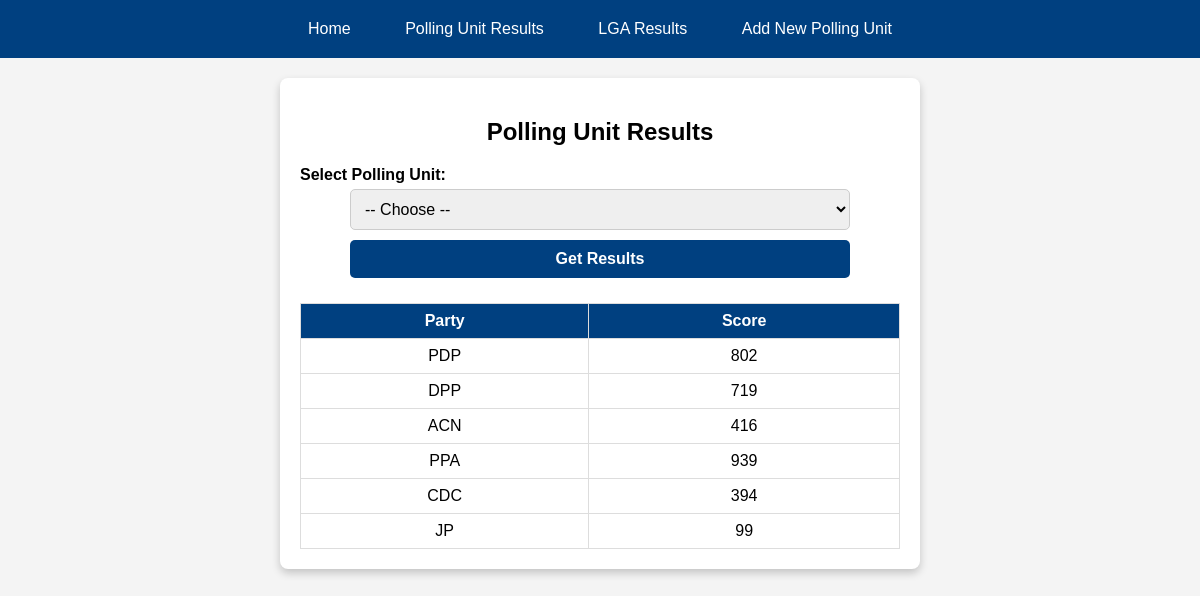
Page /polling_unit_results.php?polling_unit_id=8 on the committed database.
### tables this page shows
CREATE TABLE IF NOT EXISTS `announced_pu_results` (
  `result_id` int NOT NULL AUTO_INCREMENT,
  `polling_unit_uniqueid` varchar(50) NOT NULL,
  `party_abbreviation` char(4) NOT NULL,
  `party_score` int NOT NULL,
  `entered_by_user` varchar(50) NOT NULL,
  `date_entered` datetime NOT NULL,
  `user_ip_address` varchar(50) NOT NULL,
  PRIMARY KEY (`result_id`)
);

### polling_unit_results.php (the view, shortened to what this page needs)
<?php
include 'db_connect.php';
?>
<!DOCTYPE html>
<html lang="en">
<head>
    <link rel="stylesheet" href="style.css">
</head>
<body>
    <nav>
        <ul>
            <li><a href="index.php">Home</a></li>
            <li><a href="polling_unit_results.php">Polling Unit Results</a></li>
            <li><a href="lga_results.php">LGA Results</a></li>
            <li><a href="new_polling_unit.php">Add New Polling Unit</a></li>
        </ul>
    </nav>
    <div class="container">
        <div class="form-container">
            <h2>Polling Unit Results</h2>
            <form method="GET">
                <label>Select Polling Unit:</label>
                <select name="polling_unit_id" required>
                    <option value="">-- Choose --</option>
                </select>
                <button type="submit">Get Results</button>
            </form>
        </div>
        <?php
        if (isset($_GET['polling_unit_id'])) {
            $polling_unit_id = intval($_GET['polling_unit_id']);
            $sql = "SELECT party_abbreviation, party_score FROM announced_pu_results WHERE polling_unit_uniqueid = ?";
            $stmt = $conn->prepare($sql);
            $stmt->bind_param("i", $polling_unit_id);
            $stmt->execute();
            $result = $stmt->get_result();
            if ($result->num_rows > 0) {
                echo "<table><tr><th>Party</th><th>Score</th></tr>";
                while ($row = $result->fetch_assoc()) {
                    echo "<tr><td>{$row['party_abbreviation']}</td><td>{$row['party_score']}</td></tr>";
                }
                echo "</table>";
            } else {
                echo "<p>No results found for this polling unit.</p>";
            }
        }
        ?>
    </div>
</body>
</html>

### style.css (style rules this page uses)
body { font-family: Arial, sans-serif; background: #f4f4f4; margin: 0; padding: 0; text-align: center; }
nav { background: #004080; padding: 10px; }
nav ul { list-style-type: none; padding: 0; margin: 0; }
nav ul li { display: inline; margin: 10px; }
nav ul li a { color: white; text-decoration: none; padding: 10px 15px; display: inline-block; font-size: 16px; }
.container { width: 90%; max-width: 600px; margin: 20px auto; padding: 20px; background: white; box-shadow: 0px 4px 8px rgba(0, 0, 0, 0.2); border-radius: 8px; }
form { display: flex; flex-direction: column; align-items: center; }
label { font-weight: bold; margin-bottom: 5px; display: block; width: 100%; text-align: left; }
select, input, button { width: 100%; max-width: 500px; margin-bottom: 10px; padding: 10px; font-size: 1rem; border: 1px solid #ccc; border-radius: 5px; }
button { background: #004080; color: white; border: none; cursor: pointer; font-size: 16px; font-weight: bold; transition: 0.3s; }
table { width: 100%; border-collapse: collapse; margin-top: 15px; }
th, td { border: 1px solid #ddd; padding: 8px; text-align: center; }
th { background: #004080; color: white; }

### rows in the picture
announced_pu_results: party_abbreviation "PDP", party_score "802"
announced_pu_results: party_abbreviation "DPP", party_score "719"
announced_pu_results: party_abbreviation "ACN", party_score "416"
announced_pu_results: party_abbreviation "PPA", party_score "939"
announced_pu_results: party_abbreviation "CDC", party_score "394"
announced_pu_results: party_abbreviation "JP", party_score "99"
